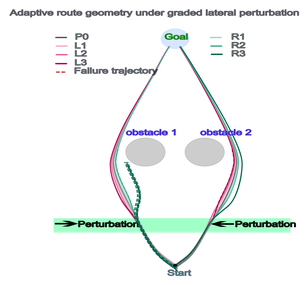
#> input picture paper/fig2_trajectories.png, 308 x 285 px, shrunk from 1346 x 1246 before the run, found by its file name
$ python build_cosyne_composite_figure.py
#> lines starting #> are read from the running program, lines starting #| are printed output that depends on the picture
"""
==========================================================
Build COSYNE Composite Figure: Trajectories, Manifold,
and Closed-Loop Attractor Mechanism

Authors:
Peter Ohue
Gunnar Blohm

Description
-----------
Combines the three main-text figures that together tell the
mechanistic story of the manuscript into a single poster/
abstract-ready composite:
  Panel I   - Figure 2 (cumulative reach trajectories)
  Panel II  - Figure 4 (hidden-layer PCA manifold + clustering)
  Panel III - Figure 7 (closed-loop fixed-point / attractor analysis)

Each source figure already contains its own internal panel
labels (I/II for Figure 4, I/II/III for Figure 7); this script
only adds the outer I/II/III labels that identify which
main-text figure each block reproduces, matching the existing
COSYNE abstract caption.

Panel sizes are computed directly from each source image's
pixel aspect ratio (not a fixed grid ratio), so the two top
panels exactly fill the row with no dead space, and the
bottom panel's height matches its own aspect ratio. The
caption text is intentionally not baked into the image: the
abstract already carries the caption as separate, editable
text, and duplicating it here just wastes vertical space.

Fonts are set to Arial 10pt throughout (COSYNE convention); text
is kept editable in the SVG output.

Usage
-----
python scripts/build_cosyne_composite_figure.py
==========================================================
"""

from pathlib import Path

import matplotlib
matplotlib.rcParams["svg.fonttype"] = "none"   # editable text in Inkscape
matplotlib.rcParams["font.family"] = "sans-serif"
matplotlib.rcParams["font.sans-serif"] = ["Arial", "Helvetica", "DejaVu Sans"]
matplotlib.rcParams["font.size"] = 10

import matplotlib.image as mpimg
import matplotlib.pyplot as plt

PAPER = Path("paper")
OUTPUT_PNG = PAPER / "figures" / "fig_composite_obstacle_avoidance_mechanism.png"
OUTPUT_SVG = PAPER / "figures" / "fig_composite_obstacle_avoidance_mechanism.svg"

SOURCES = {
    "I": PAPER / "fig2_trajectories.png",
    "II": PAPER / "fig4_pca.png",
    "III": PAPER / "fig7_attractor.png",
}

TOTAL_WIDTH = 11.0        # inches
COLUMN_GAP = 0.15         # inches, between panel I and panel II
ROW_GAP = 0.35            # inches, between the top row and panel III
LABEL_STRIP = 0.3         # inches reserved above each row for the I/II/III label
MARGIN = 0.15             # inches, outer margin on all sides


def panel_label(ax, label):
    ax.text(
        0.0, 1.02, label,
        transform=ax.transAxes,
        fontsize=14, fontweight="bold",
        va="bottom", ha="left",
    )


def main():

    images = {key: mpimg.imread(path) for key, path in SOURCES.items()}
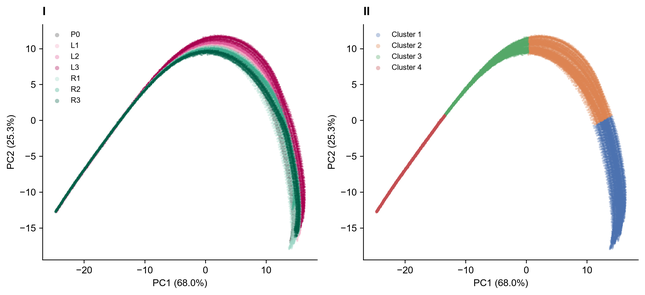
#> input picture paper/fig4_pca.png, 645 x 295 px, shrunk from 2819 x 1290 before the run, found by its file name
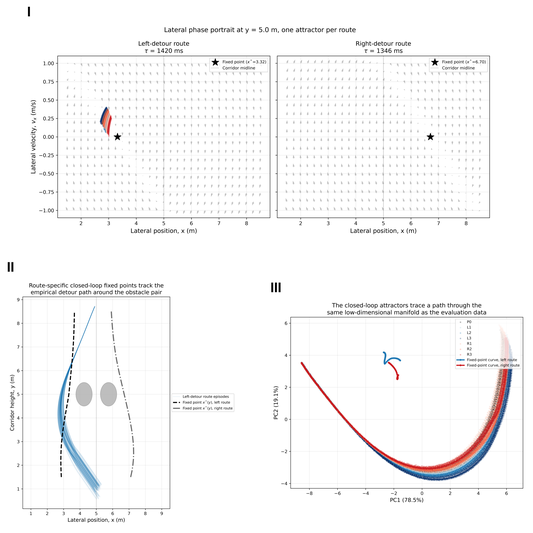
#> input picture paper/fig7_attractor.png, 533 x 533 px, shrunk from 2329 x 2327 before the run, found by its file name
#> images = 3 items
    # aspect = height / width, read directly from each PNG's pixel shape
    aspect = {key: img.shape[0] / img.shape[1] for key, img in images.items()}
#> aspect = {'I': 0.925, 'II': 0.457, 'III': 1}

    # Choose column widths w1, w2 (for panels I, II) so that, at those
    # widths, both images need exactly the same row height: this is what
    # removes the dead space that a fixed grid ratio otherwise leaves.
    usable_width = TOTAL_WIDTH - 2 * MARGIN - COLUMN_GAP
    row0_height = usable_width / (1 / aspect["I"] + 1 / aspect["II"])
#> row0_height = 3.23
    col_width_i = row0_height / aspect["I"]
#> col_width_i = 3.49
    col_width_ii = row0_height / aspect["II"]
#> col_width_ii = 7.06

    row1_width = TOTAL_WIDTH - 2 * MARGIN
    row1_height = row1_width * aspect["III"]
#> row1_height = 10.7

    fig_width = TOTAL_WIDTH
    fig_height = (
        MARGIN + LABEL_STRIP + row0_height + ROW_GAP
        + LABEL_STRIP + row1_height + MARGIN
    )
#> fig_height = 15.18

    fig = plt.figure(figsize=(fig_width, fig_height))

    def add_panel(x0, y0_from_top, width, height, image, label):
        # y0_from_top is measured from the top of the figure, in inches.
#> called with x0 = 0.15, y0_from_top = 0.45, width = 3.49, height = 3.23, label = 'I'
        rect = [
            x0 / fig_width,
            1 - (y0_from_top + height) / fig_height,
            width / fig_width,
            height / fig_height,
        ]
#> rect = [0.0136, 0.758, 0.317, 0.213]
        ax = fig.add_axes(rect)
        ax.imshow(image)
        ax.axis("off")
        panel_label(ax, label)

    top_y = MARGIN + LABEL_STRIP
    add_panel(MARGIN, top_y, col_width_i, row0_height, images["I"], "I")
    add_panel(MARGIN + col_width_i + COLUMN_GAP, top_y, col_width_ii, row0_height, images["II"], "II")

    bottom_y = top_y + row0_height + ROW_GAP + LABEL_STRIP
#> bottom_y = 4.33
    add_panel(MARGIN, bottom_y, row1_width, row1_height, images["III"], "III")

    fig.savefig(OUTPUT_PNG, dpi=300, facecolor="white")
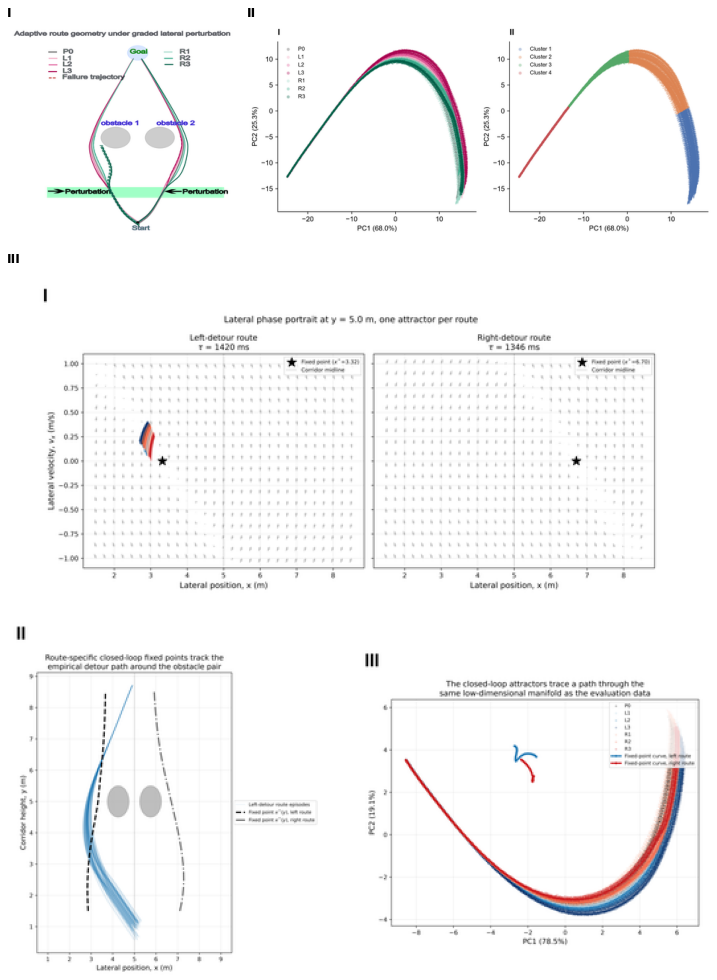
#> figure drawn by matplotlib, 3 panels
    fig.savefig(OUTPUT_SVG, facecolor="white")

    plt.close(fig)

    print(f"Composite figure saved to:\n{OUTPUT_PNG.resolve()}\n{OUTPUT_SVG.resolve()}")


if __name__ == "__main__":
    main()
